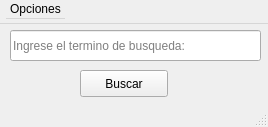
<?xml version="1.0" encoding="UTF-8"?>
<ui version="4.0">
 <class>BuscadorPyQt</class>
 <widget class="QMainWindow" name="BuscadorPyQt">
  <property name="windowModality">
   <enum>Qt::ApplicationModal</enum>
  </property>
  <property name="geometry">
   <rect>
    <x>0</x>
    <y>0</y>
    <width>268</width>
    <height>127</height>
   </rect>
  </property>
  <property name="windowTitle">
   <string>Buscador-PyQt5</string>
  </property>
  <widget class="QWidget" name="centralwidget">
   <widget class="QMenuBar" name="MenuBar">
    <property name="geometry">
     <rect>
      <x>0</x>
      <y>0</y>
      <width>320</width>
      <height>24</height>
     </rect>
    </property>
    <widget class="QMenu" name="MenuOpciones">
     <property name="title">
      <string>Opciones</string>
     </property>
     <widget class="QMenu" name="Motor_de_busqueda">
      <property name="title">
       <string>Motor de busqueda</string>
      </property>
      <addaction name="Motor_Google"/>
      <addaction name="Motor_DuckDuckGo"/>
      <addaction name="Motor_Bing"/>
     </widget>
     <widget class="QMenu" name="menuNavegador">
      <property name="title">
       <string>Navegador</string>
      </property>
      <addaction name="Nav_Google_Chrome"/>
      <addaction name="Nav_Firefox"/>
      <addaction name="Nav_Edge"/>
     </widget>
     <addaction name="Motor_de_busqueda"/>
     <addaction name="menuNavegador"/>
     <addaction name="separator"/>
     <addaction name="CloseWin"/>
    </widget>
    <addaction name="MenuOpciones"/>
   </widget>
   <widget class="QLineEdit" name="SearchVar">
    <property name="geometry">
     <rect>
      <x>10</x>
      <y>30</y>
      <width>251</width>
      <height>31</height>
     </rect>
    </property>
    <property name="statusTip">
     <string/>
    </property>
    <property name="frame">
     <bool>true</bool>
    </property>
    <property name="placeholderText">
     <string>Ingrese el termino de busqueda:</string>
    </property>
    <property name="clearButtonEnabled">
     <bool>false</bool>
    </property>
   </widget>
   <widget class="QPushButton" name="SearchButton">
    <property name="geometry">
     <rect>
      <x>80</x>
      <y>70</y>
      <width>88</width>
      <height>27</height>
     </rect>
    </property>
    <property name="text">
     <string>Buscar</string>
    </property>
    <property name="default">
     <bool>false</bool>
    </property>
    <property name="flat">
     <bool>false</bool>
    </property>
   </widget>
  </widget>
  <widget class="QStatusBar" name="StatusBar">
   <property name="font">
    <font>
     <pointsize>8</pointsize>
     <italic>true</italic>
    </font>
   </property>
  </widget>
  <action name="CloseWin">
   <property name="text">
    <string>Cerrar</string>
   </property>
  </action>
  <action name="Motor_Google">
   <property name="checkable">
    <bool>true</bool>
   </property>
   <property name="checked">
    <bool>false</bool>
   </property>
   <property name="enabled">
    <bool>true</bool>
   </property>
   <property name="text">
    <string>Google</string>
   </property>
   <property name="shortcutContext">
    <enum>Qt::WidgetWithChildrenShortcut</enum>
   </property>
   <property name="autoRepeat">
    <bool>true</bool>
   </property>
   <property name="menuRole">
    <enum>QAction::NoRole</enum>
   </property>
  </action>
  <action name="Motor_DuckDuckGo">
   <property name="checkable">
    <bool>true</bool>
   </property>
   <property name="text">
    <string>DuckDuckGo</string>
   </property>
   <property name="autoRepeat">
    <bool>true</bool>
   </property>
   <property name="menuRole">
    <enum>QAction::NoRole</enum>
   </property>
  </action>
  <action name="Motor_Bing">
   <property name="checkable">
    <bool>true</bool>
   </property>
   <property name="text">
    <string>Bing</string>
   </property>
   <property name="menuRole">
    <enum>QAction::NoRole</enum>
   </property>
  </action>
  <action name="Nav_Google_Chrome">
   <property name="checkable">
    <bool>true</bool>
   </property>
   <property name="text">
    <string>Google Chrome</string>
   </property>
   <property name="menuRole">
    <enum>QAction::NoRole</enum>
   </property>
  </action>
  <action name="Nav_Firefox">
   <property name="checkable">
    <bool>true</bool>
   </property>
   <property name="text">
    <string>Firefox</string>
   </property>
   <property name="menuRole">
    <enum>QAction::NoRole</enum>
   </property>
  </action>
  <action name="Nav_Edge">
   <property name="checkable">
    <bool>true</bool>
   </property>
   <property name="text">
    <string>Edge</string>
   </property>
   <property name="menuRole">
    <enum>QAction::NoRole</enum>
   </property>
  </action>
 </widget>
 <resources/>
 <connections/>
</ui>
